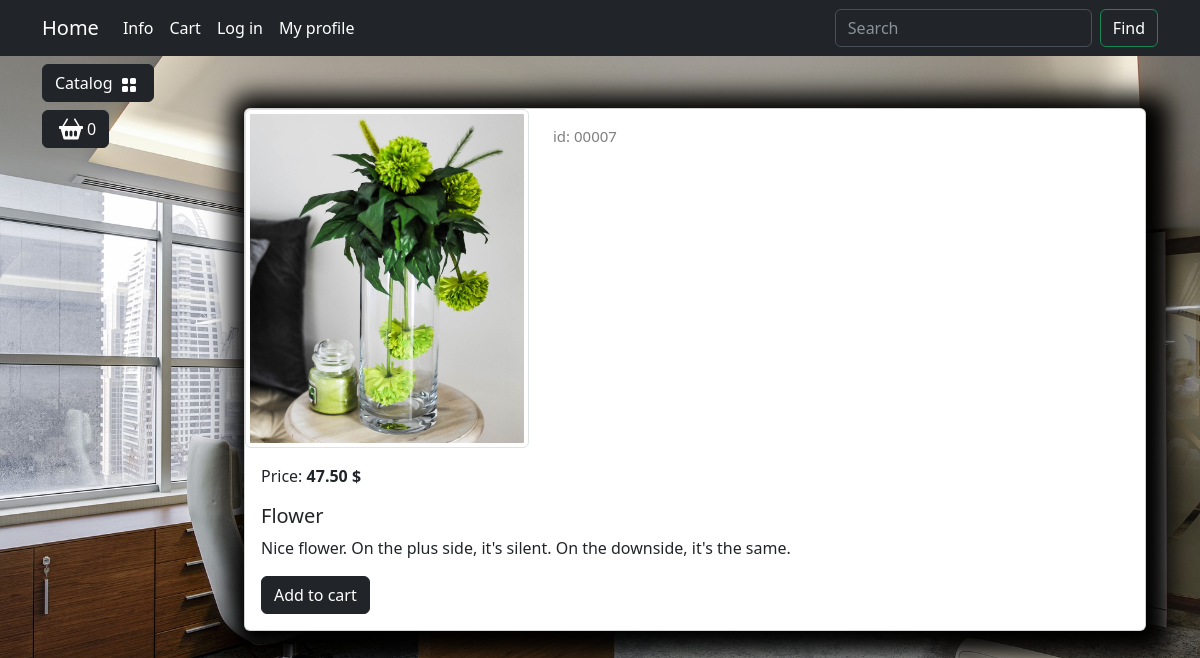
Page /catalog/product/flower/ on the committed database.
### goods/models.py (models this page shows, shortened)
class Products(models.Model):
    name = models.CharField(max_length=150, unique=True, verbose_name='Название')
    slug = models.SlugField(max_length=200, unique=True, blank=True, null=True, verbose_name='URL')
    description = models.TextField(blank=True, null=True, verbose_name='Discription')
    image = models.ImageField(upload_to='goods_images', blank=True, null=True, verbose_name='Image')
    price = models.DecimalField(default=0.00, max_digits=7, decimal_places=2, verbose_name='Price')
    discount = models.DecimalField(default=0.00, max_digits=4, decimal_places=2, verbose_name='Sale in %')
    quantity = models.PositiveIntegerField(default=0, verbose_name='Discount')
    category = models.ForeignKey(to=Categories, on_delete=models.CASCADE, verbose_name='Category')
    class Meta:
        db_table = 'product'
        verbose_name = 'Product'
        verbose_name_plural = 'Product'
        ordering = ("id",)
    def display_id(self):
        return f"{self.id:05}"
    def sell_price(self):
        if self.discount:
            return round(self.price - self.price*self.discount/100, 2)
        return self.price

### goods/views.py (the view)
# urls.py: path('product/<slug:product_slug>/', views.product, name='product'),
def product(request, product_slug):
    product = Products.objects.get(slug=product_slug)
    context = {"product": product}
    return render(request, "goods/product.html", context=context)

### goods/templatetags/goods_tags.py (called while the page is built)
@register.simple_tag()
def tag_categories():
    return Categories.objects.all()

### goods/templates/goods/product.html (shortened to what this page needs)
{% extends "base.html" %}
{% load static %}
{% block content %}
<div class="container mt-5">
    <div class="card mb-4 custom-shadow">
        <div class="row">
            <div class="col-md-4">
                <img src="{{ product.image.url }}"
                    class="img-thumbnail" data-bs-toggle="modal" data-bs-target="#imageModal1">
            </div>
            <div class="col-md-4 ">
                <p class="product_id mt-3">id: {{ product.display_id }}</p>
            </div>
        </div>
        <div class="card-body">
            <p class="card-text">Price: <strong>{{ product.sell_price }} $</strong></p>
            <h5 class="card-title">{{ product.name }}</h5>
            <p class="card-text">{{ product.description }}</p>
            <a href="#" class="btn btn-dark add-to-cart">Add to cart</a>
        </div>
    </div>
</div>
{% endblock  %}

### static/deps/css/my_css.css (style rules this page uses)
body { background-image: url("../images/bg-image.jpg"); background-repeat: no-repeat; background-attachment: fixed; background-position: center center; background-size: cover; height: 100%; }
.custom-shadow { box-shadow: 5px 5px 25px 19px #000000; }
.product_id { color: gray; font-size: 15px; }

### rows in the picture
Products: image (picture), display_id "00007", sell_price "47.50", name "Flower", description "Nice flower. On the plus side, it's silent. On the downside, it's the same."
